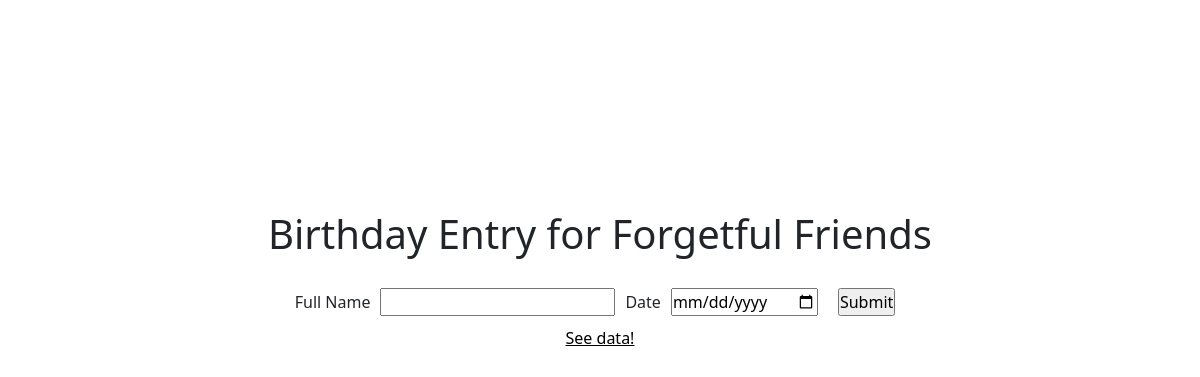
Before: / with the older database file.
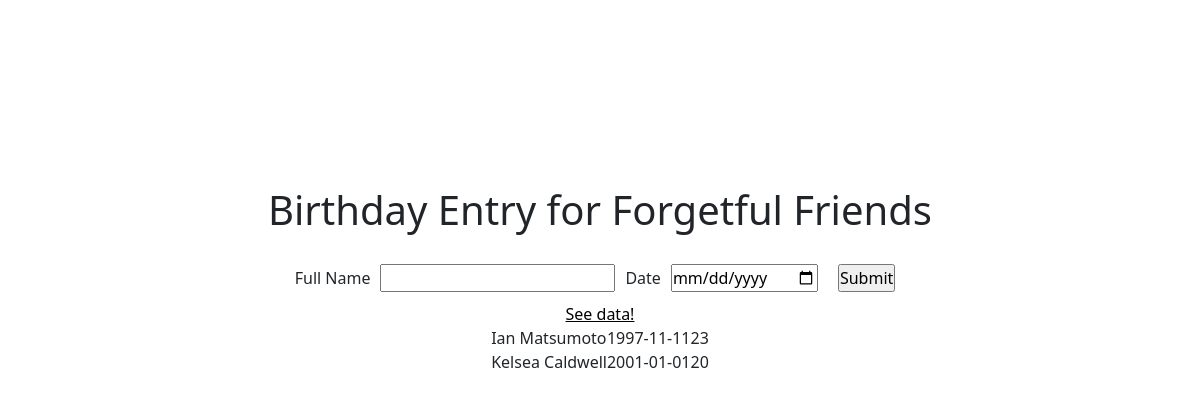
After: the same page with the newer database file.
### tables this page shows
CREATE TABLE birthdays (
	id integer PRIMARY KEY AUTOINCREMENT NOT NULL,
	name text NOT NULL UNIQUE,
	birthday text NOT NULL --YYYY-MM-DD
	--how to automatically calculate age from current date and birthday value?
);

### app.py (the view, shortened to what this page needs)
@app.route('/', methods=['GET', 'POST'])
def index():
	con = get_db_connect()
	c = con.cursor()
	form = BirthdayForm()
	c.execute("""
	SELECT DISTINCT
	name, birthday
	, CASE
		WHEN strftime('%m',date('now')) > strftime('%m',date(birthday)) THEN strftime('%Y',date('now')) - strftime('%Y',date(birthday))
		WHEN strftime('%m',date('now')) = strftime('%m',date(birthday)) THEN
			CASE
				WHEN strftime('%d',date('now')) >= strftime('%d',date(birthday)) THEN strftime('%Y',date('now')) - strftime('%Y',date(birthday))
				ELSE strftime('%Y',date('now')) - strftime('%Y',date(birthday)) - 1
			END
		WHEN strftime('%m',date('now')) < strftime('%m',date(birthday)) THEN strftime('%Y',date('now')) - strftime('%Y',date(birthday)) - 1

	END AS 'age'

	FROM birthdays
	ORDER BY birthday;
	""")
	test = c.fetchall()
	con.commit()
	con.close()
	return render_template('index.html', form=form, test=test)

### app.py
class BirthdayForm(FlaskForm):
	birthdate = DateField('Date', validators=[DataRequired()])
	name = StringField('Full Name' , validators=[DataRequired()])
	submit = SubmitField('Submit')

### app.py (called while the page is built)
def get_db_connect():
	con = sqlite3.connect('database.db')
	return con

### templates/index.html (shortened to what this page needs)
{% extends 'base.html' %}
{% block content %}
<form method='POST' action='/'>
	{{ form.name.label }}
	{{ form.name() }}
	{{ form.birthdate.label }}
	{{ form.birthdate() }}
	{{ form.submit }}
</form>
<a href='#'> See data! </a>
	<table>
		{% for i in test %}
		<tr>
			<td> {{ i[0] }} </td>
			<td> {{ i[1] }} </td>
			<td> {{ i[2] }} </td>
		</tr>
		{% endfor %}
	</table>
{% endblock %}

### templates/base.html (shortened to what this page needs)
<!DOCTYPE html>
<html lang="en">
<head>
	<link rel="stylesheet" href = "{{ url_for('static', filename='css/base.css') }}"
	<link href="https://cdn.jsdelivr.net/npm/bootstrap@5.1.0/dist/css/bootstrap.min.css" rel="stylesheet">
	<link href="https://cdn.jsdelivr.net/npm/bootstrap@5.1.0/dist/css/bootstrap.min.css"
	      rel="stylesheet">
</head>
<body>
	<h1> Birthday Entry for Forgetful Friends </h1>
	<div class="container">
		{% block content %}
		{% endblock %}
	</div>
</body>
</html>

### static/css/base.css (style rules this page uses)
* { margin: 0; padding: 0; box-sizing: border-box; }
body { display: flex; justify-content: center; align-items: center; flex-direction: column; height: 70vh; }
h1 { margin-bottom: 20px !important; }
form { display: flex; justify-content: center; align-items: center; }
a { display: flex; justify-content: center; align-items: center; color: black !important; }
table { margin: auto; }
input { margin: 10px !important; }

Changed rows visible on the page:
added birthdays: name "Ian Matsumoto", birthday "1997-11-11", i "23"
added birthdays: name "Kelsea Caldwell", birthday "2001-01-01", i "20"
